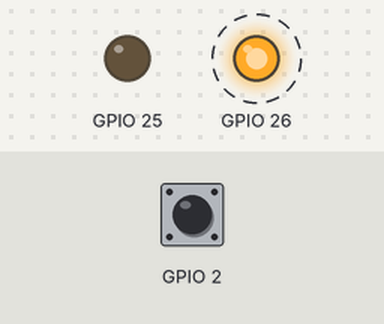
Bench run of a sketch on a simulated ESP32. Shown: output pins drawn as LEDs (lit = HIGH). Dashed ring = blinking. Inputs (shaded band) come from the test bench; at power-on: GPIO 2 HIGH.

Above: at 1.2 s.
1.3 s: GPIO 2 pulled LOW for 0.15 s
At 3.8 s:
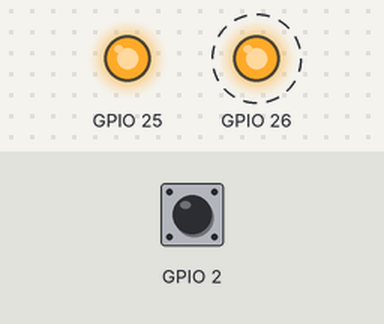
4.4 s: GPIO 2 pulled LOW for 1 s
At 6.5 s:
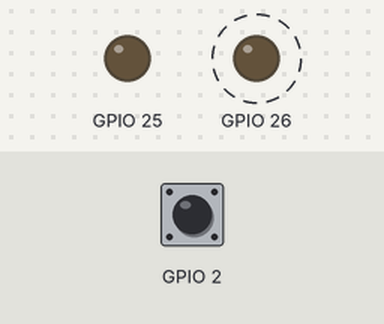
8.4 s: GPIO 2 pulled LOW for 3.2 s
At 10.7 s:
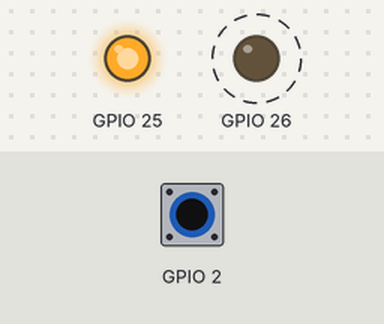
Timing chart, 0 to 20.6 s (numbered marks = the images above; inputs shaded):
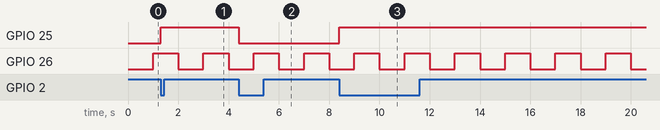

Measured:
- after the input at 1.3 s, GPIO 25: LOW → HIGH at once
- after the input at 4.4 s, GPIO 25: HIGH → LOW at once
- after the input at 8.4 s, GPIO 25: LOW → HIGH at once
- by itself, GPIO 26: alternates HIGH for 1.0 s and LOW for 1.0 s

The sketch:

EI_interrupt.ino
```cpp
void setup() {
  Serial.begin(9600);
  pinMode(25, OUTPUT); pinMode(26, OUTPUT);
  pinMode(2, INPUT_PULLUP);
  digitalWrite(2,HIGH);  // Internal Pull-up
  attachInterrupt(digitalPinToInterrupt(2), flip, FALLING);
}
void loop() {
  digitalWrite(26,LOW);  delay(1000);
  digitalWrite(26,HIGH);  delay(1000);
}
void flip(){     // interrupt service routine
  digitalWrite(25,!digitalRead(25));
}
```
